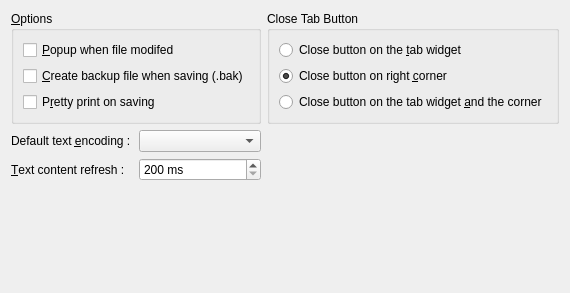
     <widget class="QWidget" name="m_editor" >
      <layout class="QGridLayout" >
       <item row="0" column="0" colspan="2" >
        <widget class="QGroupBox" name="groupBox_3" >
         <property name="title" >
          <string>&amp;Options</string>
         </property>
         <layout class="QVBoxLayout" >
          <item>
           <widget class="QCheckBox" name="m_popupWhenFileModifiedCheckBox" >
            <property name="whatsThis" >
             <string>&lt;p>Alert user when the file is modified by an extern application. The user has the choice to open the new file (&lt;u>and loose his change&lt;/u>) or keep current file.&lt;/p></string>
            </property>
            <property name="text" >
             <string>&amp;Popup when file modifed</string>
            </property>
           </widget>
          </item>
          <item>
           <widget class="QCheckBox" name="m_createBakCheckBox" >
            <property name="whatsThis" >
             <string>&lt;p>Create a backup file before saving the file. The backup file is stored in the same directory that the original file. &lt;/p>
&lt;p>The backup is created by copy the modified file before he his saved.&lt;/p></string>
            </property>
            <property name="text" >
             <string>&amp;Create backup file when saving (.bak)</string>
            </property>
           </widget>
          </item>
          <item>
           <widget class="QCheckBox" name="m_prettyPrintOnSavingCheckBox" >
            <property name="whatsThis" >
             <string>&lt;p>If the box is checked, when saving the file, &lt;b>XINX &lt;/b>apply the pretty print function on the text. This format the code on saving file. &lt;/p>
&lt;p>&lt;i>Saving file can be slower.&lt;/i>&lt;/p></string>
            </property>
            <property name="text" >
             <string>P&amp;retty print on saving</string>
            </property>
           </widget>
          </item>
         </layout>
        </widget>
       </item>
       <item row="0" column="2" >
        <widget class="QGroupBox" name="groupBox_8" >
         <property name="title" >
          <string>Close Tab Button</string>
         </property>
         <layout class="QGridLayout" >
          <item row="0" column="0" >
           <widget class="QRadioButton" name="m_closeBtnRadioButton" >
            <property name="whatsThis" >
             <string>&lt;p>&lt;img src=":/images/tabclose.png"/>Show a button on the right corner of &lt;b>XINX&lt;/b>.&lt;/p></string>
            </property>
            <property name="text" >
             <string>Close button on the &amp;tab widget</string>
            </property>
           </widget>
          </item>
          <item row="1" column="0" >
           <widget class="QRadioButton" name="m_cornerBtnRadioButton" >
            <property name="whatsThis" >
             <string>&lt;p>&lt;img src=":/images/fileclose.png"/>Show a close button on each tab.&lt;/p></string>
            </property>
            <property name="text" >
             <string>Close button on right &amp;corner</string>
            </property>
            <property name="checked" >
             <bool>true</bool>
            </property>
           </widget>
          </item>
          <item row="2" column="0" >
           <widget class="QRadioButton" name="m_closeAndCornerBtnRadioButton" >
            <property name="whatsThis" >
             <string>&lt;p>&lt;img src=":/images/tabclose.png" />&lt;img src=":/images/fileclose.png" />Show a button on the right corner of &lt;b>XINX&lt;/b> and another on each tab. This option is the concatenation of the two other options&lt;/p></string>
            </property>
            <property name="text" >
             <string>Close button on the tab widget &amp;and the corner</string>
            </property>
           </widget>
          </item>
         </layout>
        </widget>
       </item>
       <item row="3" column="1" colspan="2" >
        <spacer>
         <property name="orientation" >
          <enum>Qt::Vertical</enum>
         </property>
         <property name="sizeHint" stdset="0" >
          <size>
           <width>166</width>
           <height>101</height>
          </size>
         </property>
        </spacer>
       </item>
       <item row="1" column="0" >
        <widget class="QLabel" name="label_15" >
         <property name="text" >
          <string>Default text &amp;encoding :</string>
         </property>
         <property name="buddy" >
          <cstring>m_encodingComboBox</cstring>
         </property>
        </widget>
       </item>
       <item row="1" column="1" >
        <widget class="QComboBox" name="m_encodingComboBox" >
         <property name="whatsThis" >
          <string>&lt;p>Choose the default text encoding, when the text encoding can't be found. 

&lt;i>Some editor, can redefined the text encoding (ie: XML and derivated editor). This encoding is used by editor as JavaScript and other&lt;/i>&lt;/p></string>
         </property>
        </widget>
       </item>
       <item row="2" column="0" >
        <widget class="QLabel" name="label_21" >
         <property name="text" >
          <string>&amp;Text content refresh :</string>
         </property>
         <property name="buddy" >
          <cstring>m_refreshContentTimeoutSpinBox</cstring>
         </property>
        </widget>
       </item>
       <item row="2" column="1" >
        <widget class="QSpinBox" name="m_refreshContentTimeoutSpinBox" >
         <property name="whatsThis" >
          <string>Number of ms to wait before reloading of the editor content. This timeout is reseted when you hit your keyboard.</string>
         </property>
         <property name="suffix" >
          <string> ms</string>
         </property>
         <property name="minimum" >
          <number>200</number>
         </property>
         <property name="maximum" >
          <number>10000</number>
         </property>
         <property name="singleStep" >
          <number>10</number>
         </property>
        </widget>
       </item>
      </layout>
     </widget>
